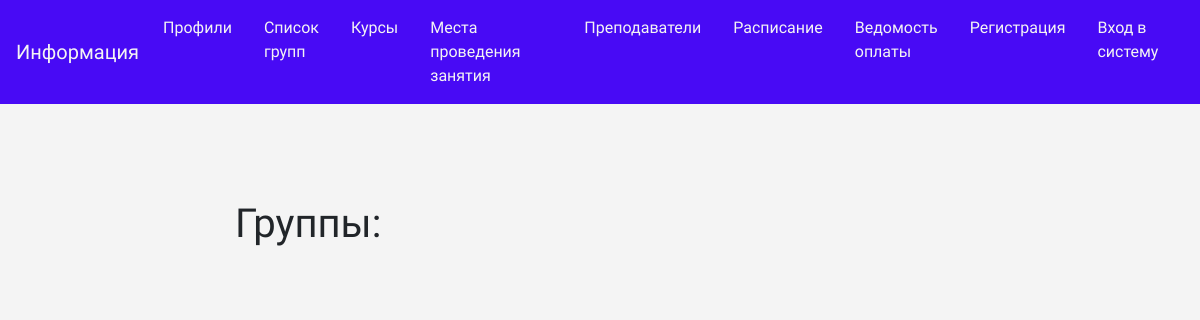
The page /groups/ on the database as committed earlier.
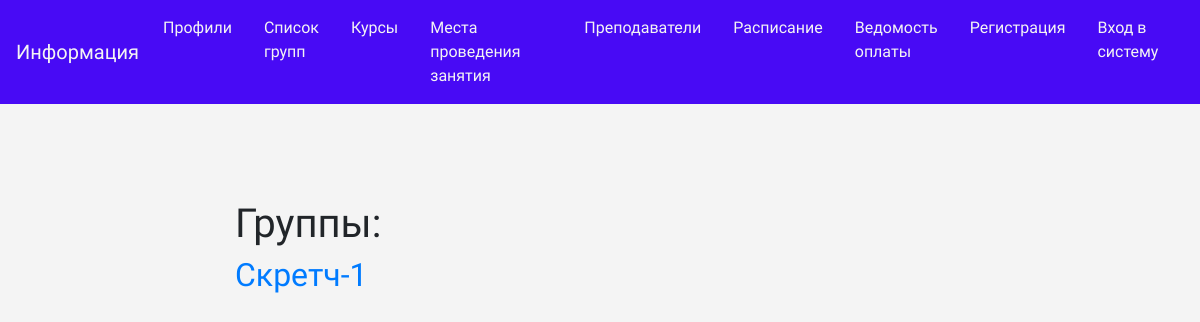
The same page on the database as committed later.
### userprofile/models.py (models this page shows, shortened)
class Group(models.Model):
    id_group = models.AutoField(primary_key=True)
    name_group = models.CharField(max_length=100)
    def get_absolute_url(self):
        return reverse('group_detail_url', args=[str(self.id_group)])

### userprofile/views.py (the view)
# urls.py: path('groups/', group_list, name='groups_list_url'),
def group_list(request):
    groups = Group.objects.all()
    return render(request, template_name='userprofile/group.html', context={'groups': groups})

### userprofile/templates/userprofile/group.html (shortened to what this page needs)
{% extends 'userprofile/base_profile.html'%}
{% load static %}
{% block content %}
<div class="container mt-5">
    <div class="row">
        <div class="col-6 offset-md-2">
        <h1 class="mt-5">Группы:</h1>
        {% for group in groups %}
        <h2><a href="{{ group.get_absolute_url }}"> {{group.name_group}}</a></h2>
        {% endfor %}
        </div>
    </div>
</div>
{% endblock %}

Rows that differ between the two databases and show on the page:
added Group: name_group "Скретч-1"
